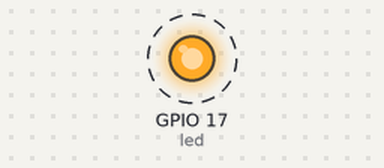
A program run on a simulated Raspberry Pi (BCM pin numbers). Parts: output pins drawn as LEDs (lit = HIGH). Dashed ring = blinking. What the program prints to the terminal is not drawn.

Above: at 0.1 s.
Timing chart, 0 to 3.0 s (numbered marks = the images above):
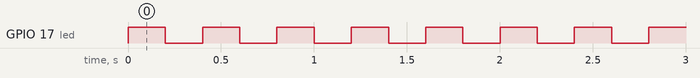

Measured:
- by itself, GPIO 17 (led): alternates HIGH for 0.20 s and LOW for 0.20 s

The program:

led.py
```python
"""Control the lighting of an LED using the GPIO pins."""

# https://learning.raspberrypi.org/en/projects/physical-computing

# GPIO zero is a Python library which provides a interface to GPIO components
# Use to get LED class
from gpiozero import LED
from time import sleep

# attach jumper lead from GPIO pin 17, then to a 330 ohm resistor
# from the 330 ohm resistor to an LED, then back to ground (GND) pin
led = LED(17)

# Polarity:
# Anode (positive) - long side with rounded edge
# Cathode (negative) - short side with flat edge


def main():
    """Demo the LED class."""
    print('gpiozero demo: LED class')
    print('Press CTRL+C to quit')
    try:
        while True:
            # on() turns the LED on
            led.on()
            # sleep is do nothing for # seconds
            sleep(0.2)
            # off() turns the LED off
            led.off()
            sleep(0.2)

    except KeyboardInterrupt:
        print('Demo over.')
        pass


if __name__ == '__main__':
    main()
```
